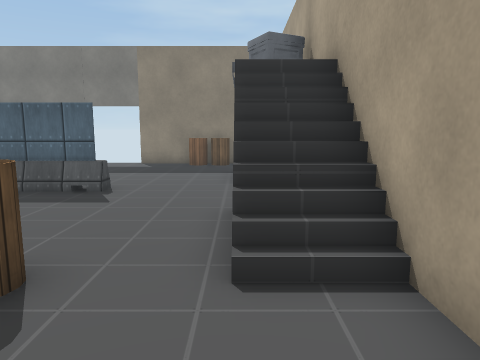
View 1 (above)

14 first-person views from a walk through a 3-D level made in the Unity game engine. The camera is 1.5 m above the floor, tilts 8° down and sees 70° across. The floor is counted in squares, 1 m on a side. Each view is taken from the middle of a square. On the plan, view 1 faces up. The plan holds only what a view shows up to about 16 squares ahead; the rest is blank. The place goes on beyond the plan. Some animated figures are not drawn. Door leaves are left out, so doorways stand open. Some surface patterns are stand-ins.

View 2
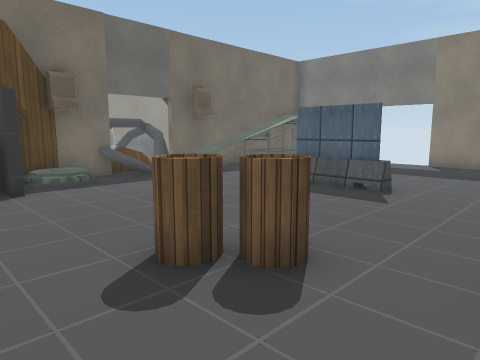

View 3
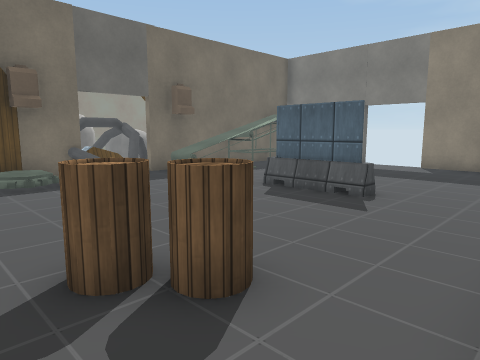

View 4
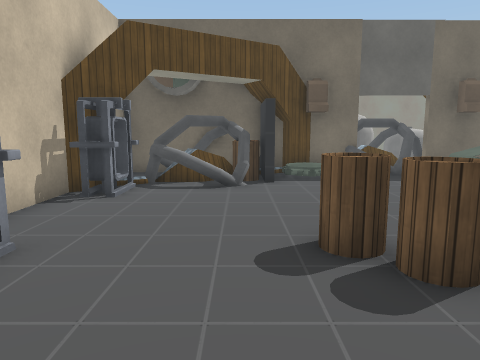

View 5
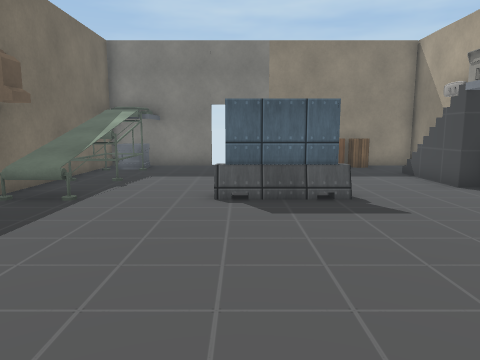

View 6
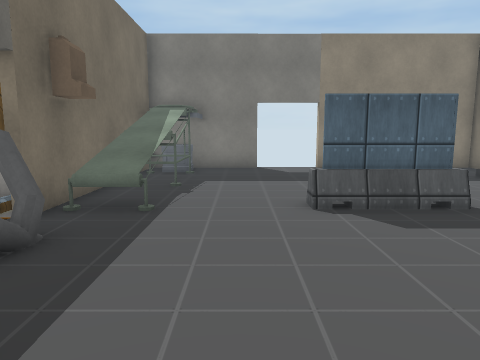

View 7
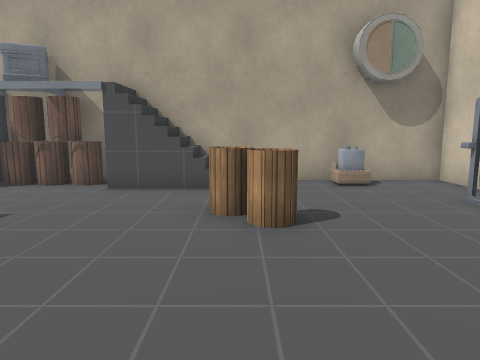

View 8
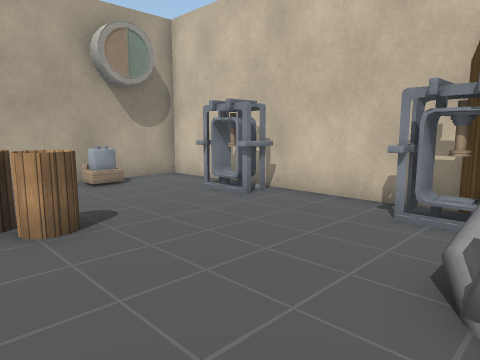

View 9
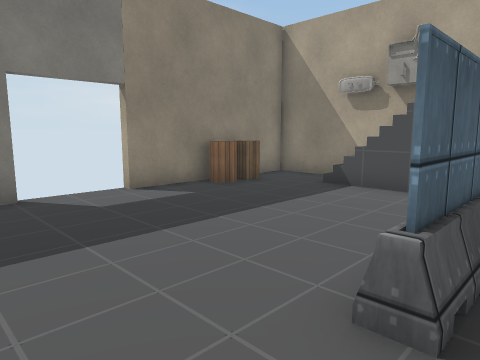

View 10
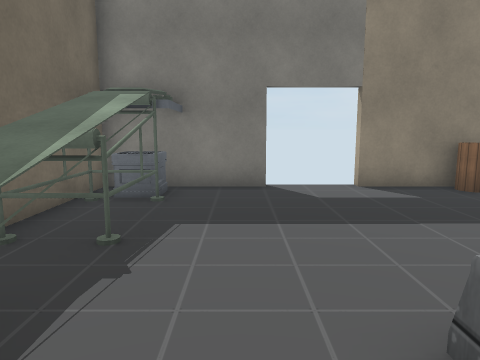

View 11
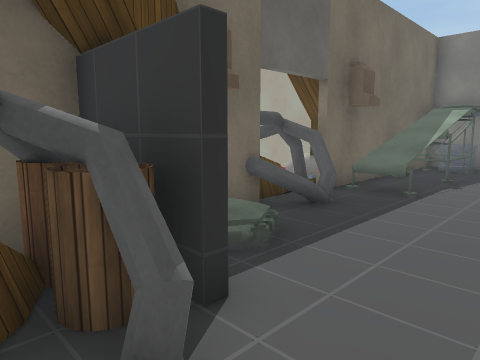

View 12
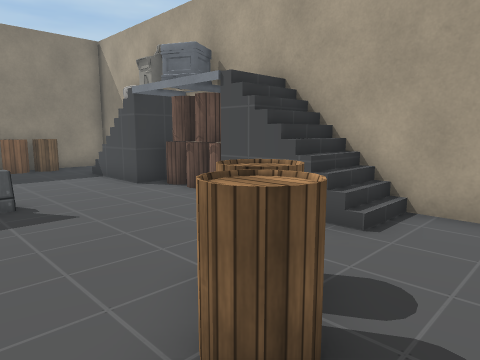

View 13
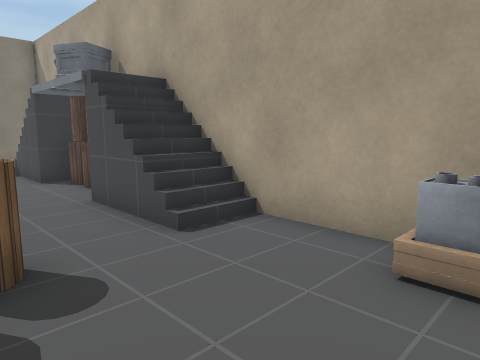

View 14
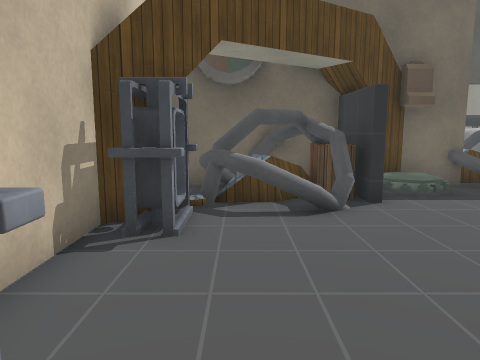

### Floor plan
Key: @ floor where view 1 was taken; # wall or solid block; . main floor; : floor 2.25 m higher than the main floor; / step, stairs or slope; D open door; = window, fence, low wall or low ledge; ^ raised ledge; B barrel; A barrier; O other object.
Columns run from 12 left of view 1 to 2 right of it. Each row starts with its distance up from view 1.
 17 #####DDD#######
 16 ###..DDD..BB..#
 15 ##O........B..#
 14 #OO...........#
 13 #OO........./ #
 12 #OO........./O#
 11 #OO.........:##
 10 #OO.........#B#
  9 #OO...AAA....B#
  8 D............B#
  7 D#........... #
  6 D#..........//#
  5 D...........//#
  4 #O/.........//#
  3 #O/......BB...#
  2 ####....BB....#
  1 #BB#..........#
  0 ##^==.......@O#
 -1 #=##..........#
 -2   ##OO...OO...#
 -3    ############

Positions as (right, up) in squares from view 1, and headings:
1: (0, 0), facing up
2: (0, 0), facing up-left
3: (0, 1), facing up-left
4: (1, 1), facing left
5: (-6, 1), facing up
6: (-8, 2), facing up
7: (-9, 3), facing right
8: (-9, 4), facing down-right
9: (-9, 8), facing up-right
10: (-8, 7), facing up
11: (-7, 0), facing up-left
12: (-5, 1), facing up-right
13: (-3, -1), facing up-right
14: (-2, -1), facing left
